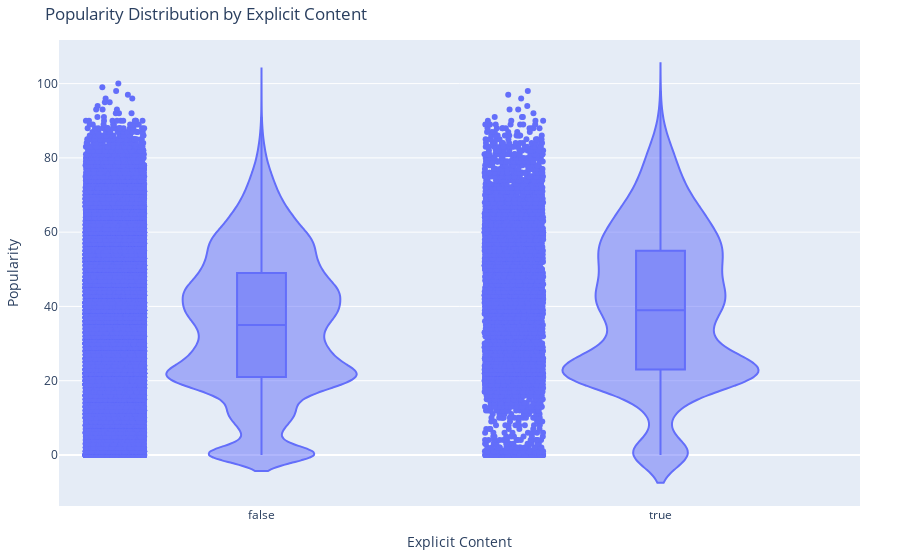

Notebook code cell kept with this figure:
### Markdown cell above
#### Violin Plot

### Code cell
fig = plot_violin(df,
            x_col="explicit",
            y_col="popularity",
            title="Popularity Distribution by Explicit Content",
            xlabel="Explicit Content",
            ylabel="Popularity")
fig.show()

### Figure 1 — Plotly figure (JSON) as saved in the notebook; plotly's stock layout.template omitted (floating-point values rounded to 4 significant figures; data arrays with more than 128 entries replaced by an {"elided": "..."} marker saying what was removed)
{"data": [{"alignmentgroup": "True", "box": {"visible": true}, "hovertemplate": "Explicit Content=%{x}<br>Popularity=%{y}<extra></extra>", "legendgroup": "", "marker": {"color": "#636efa"}, "name": "", "offsetgroup": "", "orientation": "v", "points": "all", "scalegroup": "True", "showlegend": false, "type": "violin", "x": {"elided": "77508 bool values"}, "x0": " ", "xaxis": "x", "y": {"elided": "77508 int values"}, "y0": " ", "yaxis": "y"}], "layout": {"legend": {"tracegroupgap": 0}, "margin": {"b": 40, "l": 40, "r": 40, "t": 40}, "title": {"text": "Popularity Distribution by Explicit Content"}, "violinmode": "group", "xaxis": {"anchor": "y", "domain": [0, 1], "title": {"text": "Explicit Content"}}, "yaxis": {"anchor": "x", "domain": [0, 1], "title": {"text": "Popularity"}}}}
